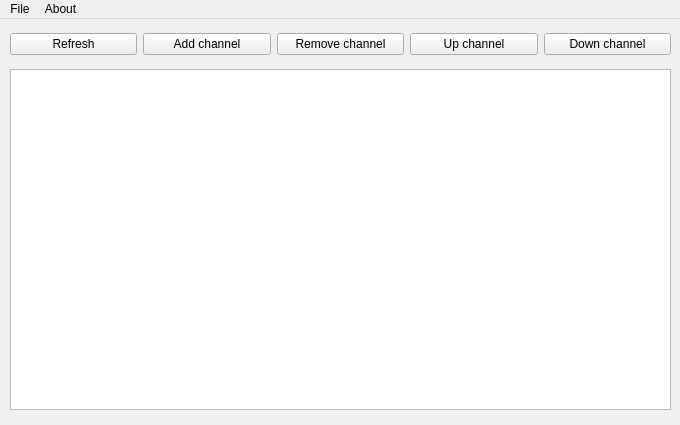
<?xml version="1.0" encoding="UTF-8"?>
<ui version="4.0">
 <class>MainWindow</class>
 <widget class="QMainWindow" name="MainWindow">
  <property name="geometry">
   <rect>
    <x>0</x>
    <y>0</y>
    <width>680</width>
    <height>425</height>
   </rect>
  </property>
  <property name="windowTitle">
   <string>M3U_IPTV</string>
  </property>
  <widget class="QWidget" name="centralwidget">
   <widget class="QTableView" name="tableView">
    <property name="geometry">
     <rect>
      <x>10</x>
      <y>50</y>
      <width>661</width>
      <height>341</height>
     </rect>
    </property>
   </widget>
   <widget class="QWidget" name="horizontalLayoutWidget">
    <property name="geometry">
     <rect>
      <x>10</x>
      <y>0</y>
      <width>661</width>
      <height>51</height>
     </rect>
    </property>
    <layout class="QHBoxLayout" name="horizontalLayout">
     <item>
      <widget class="QPushButton" name="btnRefresh">
       <property name="text">
        <string>Refresh</string>
       </property>
      </widget>
     </item>
     <item>
      <widget class="QPushButton" name="btnAdd">
       <property name="text">
        <string>Add channel</string>
       </property>
      </widget>
     </item>
     <item>
      <widget class="QPushButton" name="btnRemove">
       <property name="text">
        <string>Remove channel</string>
       </property>
      </widget>
     </item>
     <item>
      <widget class="QPushButton" name="bntUp">
       <property name="text">
        <string>Up channel</string>
       </property>
      </widget>
     </item>
     <item>
      <widget class="QPushButton" name="bntDown">
       <property name="text">
        <string>Down channel</string>
       </property>
      </widget>
     </item>
    </layout>
   </widget>
  </widget>
  <widget class="QMenuBar" name="menubar">
   <property name="geometry">
    <rect>
     <x>0</x>
     <y>0</y>
     <width>680</width>
     <height>20</height>
    </rect>
   </property>
   <widget class="QMenu" name="menuFile">
    <property name="title">
     <string>File</string>
    </property>
    <addaction name="actionOpen"/>
    <addaction name="actionSave"/>
   </widget>
   <widget class="QMenu" name="menuAbout">
    <property name="title">
     <string>About</string>
    </property>
   </widget>
   <addaction name="menuFile"/>
   <addaction name="menuAbout"/>
  </widget>
  <action name="actionOpen">
   <property name="text">
    <string>Open</string>
   </property>
  </action>
  <action name="actionSave">
   <property name="text">
    <string>Save</string>
   </property>
  </action>
 </widget>
 <resources/>
 <connections/>
</ui>
